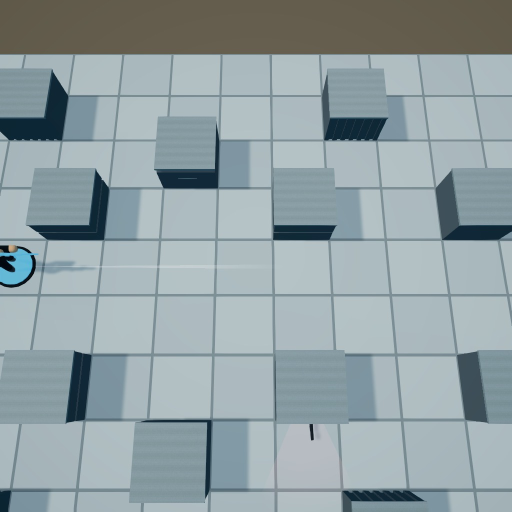
#> input picture Captures/AbilityJuice/shots/r0/arealock/f0116.jpg, 1024 x 1024 px, given in place of shockwave.jpg, which was not available (shown at 1/2 size)
$ python _ad5_sw.py
#> lines starting #> are read from the running program, lines starting #| are printed output that depends on the picture; pictures that were not available may be replaced by others from this repository, and a replacement may not be noted
### Captures/AbilityJuice/_ad5_lib.py
"""Round-5 critic measurement library. Independent of any builder code."""
import numpy as np
from PIL import Image

STRIPS = "Captures/AbilityJuice/strips"


def load(p):
    return np.asarray(Image.open(p).convert("RGB")).astype(np.float64)


def panels(img):
    """Split a 3-panel strip on its black separator columns."""
    h, w, _ = img.shape
#> h = 1024; w = 1024
    col = img.mean(axis=(0, 2))
#> col = 1024 values, max 174.2 at index 538, min 137.7 at index 104, mean 156.7
    dark = col < 30
    # find runs of dark columns that are not at the very edge
    runs, start = [], None
    for x in range(w):
        if dark[x] and start is None:
            start = x
        elif not dark[x] and start is not None:
            runs.append((start, x))
            start = None
#> after the loop, runs = []
    if start is not None:
        runs.append((start, w))
    runs = [r for r in runs if r[0] > w * 0.15 and r[1] < w * 0.85]
    if len(runs) != 2:
        # fall back to even thirds
        t = w // 3
#> t = 341
        return [img[:, 0:t], img[:, t:2 * t], img[:, 2 * t:]]
    a, b = runs
    return [img[:, 0:a[0]], img[:, a[1]:b[0]], img[:, b[1]:w]]


def lum(p):
    """Rec.601 luma, the convention used by every prior round."""
    return 0.299 * p[..., 0] + 0.587 * p[..., 1] + 0.114 * p[..., 2]


def sat(p):
    mx = p.max(axis=-1)
    mn = p.min(axis=-1)
    return np.where(mx > 0, (mx - mn) / np.maximum(mx, 1e-6), 0.0)


# [13 lines left out: function hue, not called in this run]


def bright_sat_pct(p, lth=199, sth=0.45):
    m = (lum(p) > lth) & (sat(p) > sth)
    return 100.0 * m.sum() / m.size, m


def pct_above(p, lth):
    L = lum(p)
    return 100.0 * (L > lth).sum() / L.size


def pct_clipped(p, ch=250):
    m = (p[..., 0] >= ch) & (p[..., 1] >= ch) & (p[..., 2] >= ch)
    return 100.0 * m.sum() / m.size


# [5 lines left out: function local_contrast, not called in this run]

### Captures/AbilityJuice/_ad5_sw.py
import sys, glob, json
import numpy as np
from PIL import Image
sys.path.insert(0, "Captures/AbilityJuice")
from _ad5_lib import *
from scipy.ndimage import binary_opening, binary_closing, label, sobel


def frames(shot, rnd="r5"):
    return sorted(glob.glob(f"Captures/AbilityJuice/shots/{rnd}/{shot}/f*.jpg"))


def clean_plate(shot, rnd="r5"):
    return np.median(np.stack([load(f) for f in frames(shot, rnd)[-12:]]), axis=0)


print("=== SHOCKWAVE: verify on the SHIPPED STRIP PANEL (512x512, what a viewer sees) ===")
for rnd in ["r4", "r5"]:
    ps = panels(load(f"{STRIPS}/{rnd}/shockwave.jpg"))
#> ps = 3 items
    for i, p in enumerate(ps):
        print(f"  {rnd} p{i+1}: >L240 {pct_above(p,240):6.3f}%   fully-clipped(>=250 all ch) {pct_clipped(p):6.3f}%   "
              f">=255 all ch {pct_clipped(p,255):6.3f}%   bright&sat {bright_sat_pct(p)[0]:6.3f}%")
#> this loop made 3 passes
#|   r4 p1: >L240  0.000%   fully-clipped(>=250 all ch)  0.000%   >=255 all ch  0.000%   bright&sat  0.000%
#|   r4 p2: >L240  0.000%   fully-clipped(>=250 all ch)  0.000%   >=255 all ch  0.000%   bright&sat  0.000%
#|   r4 p3: >L240  0.000%   fully-clipped(>=250 all ch)  0.000%   >=255 all ch  0.000%   bright&sat  0.000%
#> pass 1, in pct_above, `L = lum(p)`:
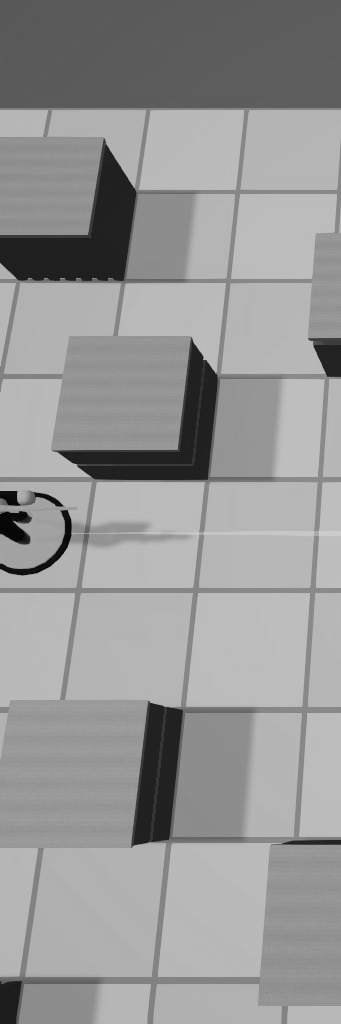
#> L: shape (1024, 341) float64; min 1.03, max 207.2, mean 151.2
#> pass 1, in sat, `mx = p.max(axis=-1)`:
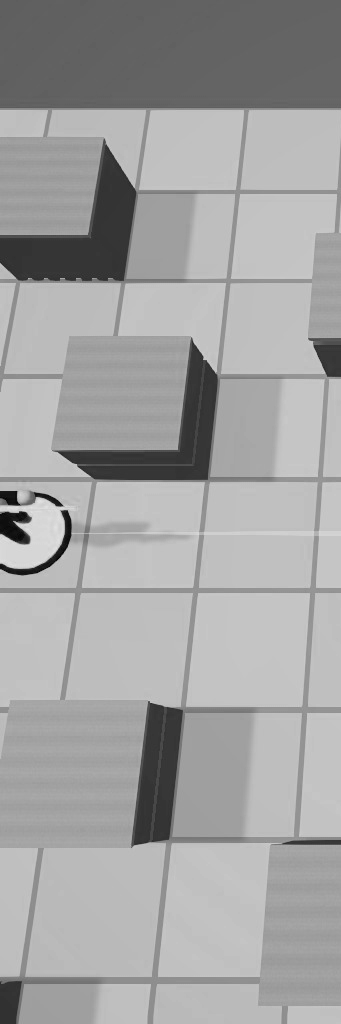
#> mx: shape (1024, 341) float64; min 5, max 225, mean 162

print()
print("=== builder claims: 3.46% above L240, 0.74% fully clipped ===")
p5 = panels(load(f"{STRIPS}/r5/shockwave.jpg"))[1]
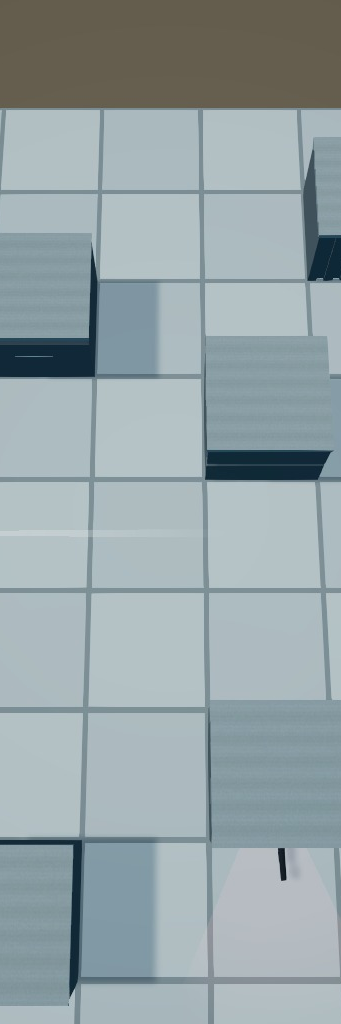
#> p5: shape (1024, 341, 3) float64; mean of channels 0, 1, 2 150.4, 163.8, 167.3; drawn as R, G, B
print(f"  measured on shipped impact panel: >L240 = {pct_above(p5,240):.3f}%  "
      f"fully clipped = {pct_clipped(p5):.3f}%")
#|   measured on shipped impact panel: >L240 = 0.000%  fully clipped = 0.000%
print(f"  CLAIM 3.46% / 0.74%  ->  ratio {pct_above(p5,240)/3.46:.2f}x / {pct_clipped(p5)/0.74:.2f}x")
#|   CLAIM 3.46% / 0.74%  ->  ratio 0.00x / 0.00x

print()
print("=== raw 1024 impact frame (in case the claim was made there) ===")
#> (the run stopped early here; a loop or call above may not have finished)
